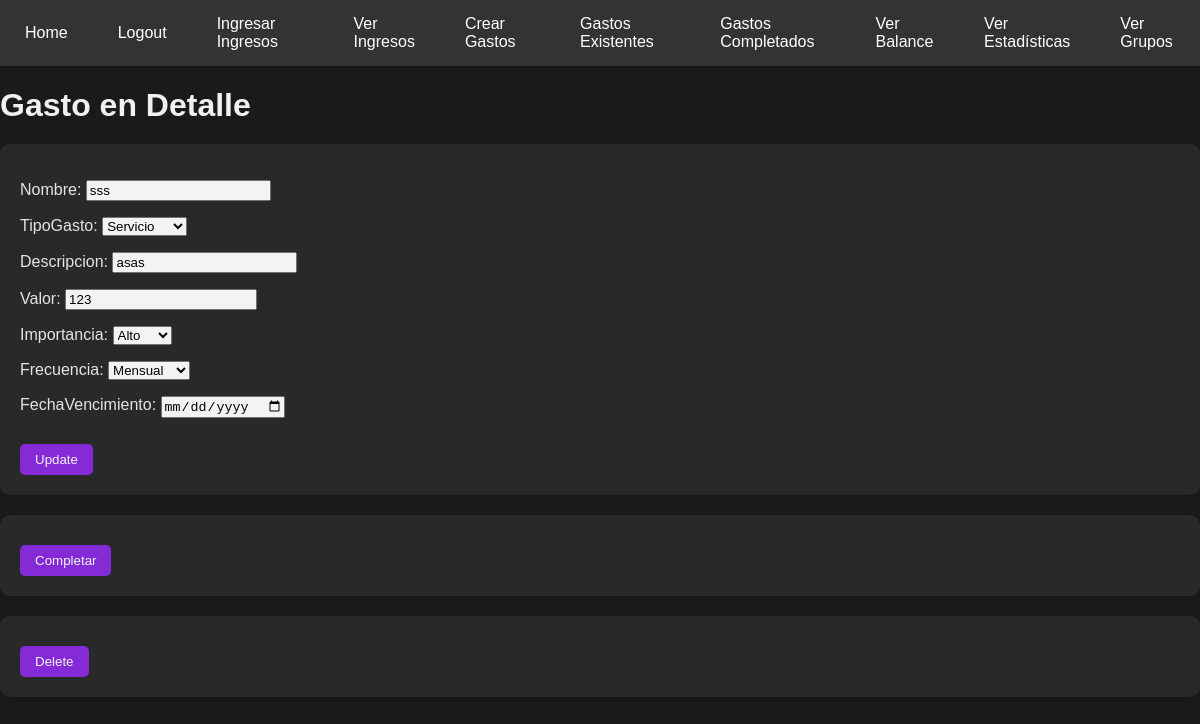
Page /verGastos/1/ (signed in) on the earlier database version.
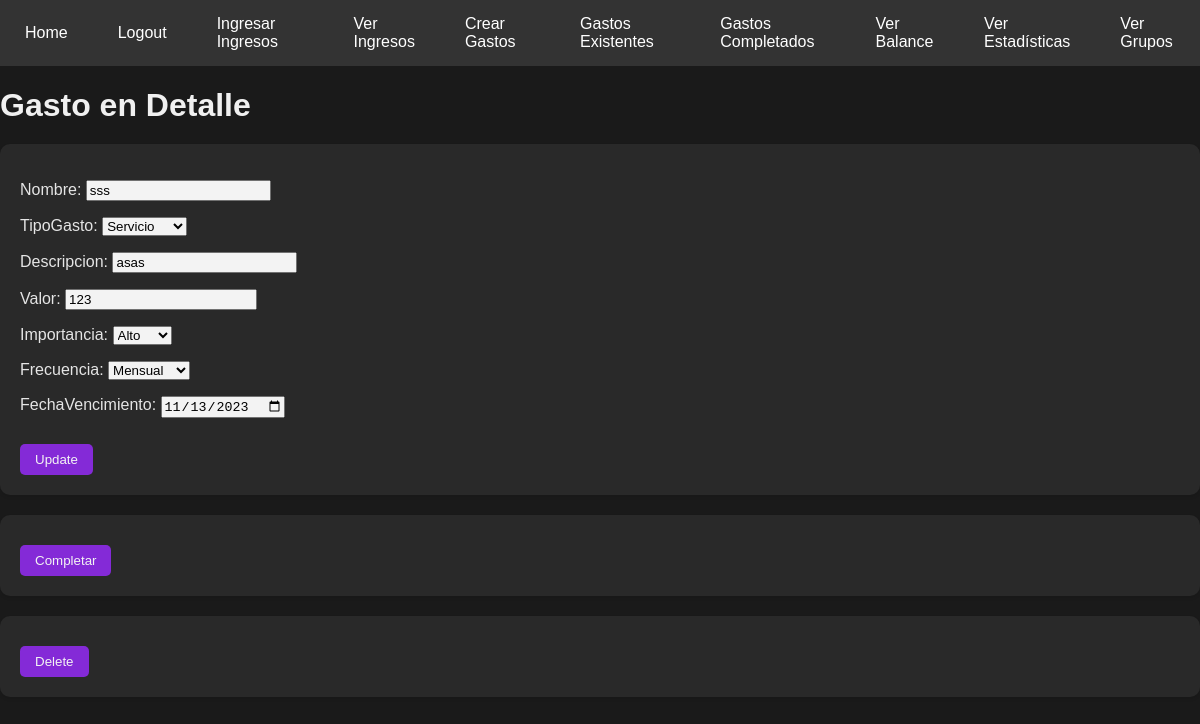
Same page on the later database version.
### tasks/models.py (models this page shows, shortened)
class CrearGasto(models.Model):
    id = models.AutoField(primary_key=True)
    Nombre = models.CharField(max_length=50)
    TIPO_GASTO_CHOICES = [
        ('servicios', 'Servicio'),
        ('deuda', 'Deuda'),
        ('comida', 'Comida'),
        ('hogar', 'Hogar'),
        ('educacion','Educacion'),
        ('ocio','Ocio'),
        ('otros', 'Otros'),
    ]
    TipoGasto = models.CharField(max_length=50, choices=TIPO_GASTO_CHOICES)
    Descripcion = models.CharField(max_length=50)
    Valor = models.BigIntegerField(default=0, blank=True, null=True)
    datecreated = models.DateTimeField(auto_now_add=True)
    datecompleted = models.DateTimeField(null=True)
    IMPORTANCIA_CHOICES = [
        ('alto', 'Alto'),
        ('medio', 'Medio'),
        ('bajo', 'Bajo'),
    ]
    Importancia = models.CharField(max_length=50, choices=IMPORTANCIA_CHOICES, default='medio')
    FRECUENCIA_CHOICES = [
        ('mensual', 'Mensual'),
        ('trimestral', 'Trimestral'),
        ('semestral', 'Semestral'),
        ('unico', 'Único'),
    ]
    Frecuencia = models.CharField(max_length=50, choices=FRECUENCIA_CHOICES, default='unico')
    FechaVencimiento = models.DateField(null=True, blank=True)
    user = models.ForeignKey(User, on_delete=models.CASCADE)

### tasks/views.py (the view, shortened to what this page needs)
# urls.py: path('verGastos/<int:gasto_id>/', views.gastoDetail, name= 'gastoDetail'),
@login_required
def gastoDetail(request, gasto_id):
    if request.method == 'GET':
        crearGasto = get_object_or_404(CrearGasto, pk=gasto_id, user = request.user)
        form = CrearGastoForm(instance = crearGasto)
        return render(request, 'gastoDetail.html' , {'gasto' : crearGasto, 'form' : form})

### tasks/forms.py
class CrearGastoForm(forms.ModelForm):
    FRECUENCIA_CHOICES = [
        ('mensual', 'Mensual'),
        ('trimestral', 'Trimestral'),
        ('semestral', 'Semestral'),
        ('unico', 'Único'),
    ]
    Frecuencia = forms.ChoiceField(choices=FRECUENCIA_CHOICES, required=True, label='Frecuencia')
    class Meta:
        model = CrearGasto
        fields = ['Nombre', 'TipoGasto', 'Descripcion', 'Valor', 'Importancia', 'Frecuencia', 'FechaVencimiento']
        widgets = {
            'FechaVencimiento': forms.DateInput(attrs={'type': 'date'}),  # Utiliza el widget DateInput
        }

### tasks/templates/gastoDetail.html (shortened to what this page needs)
{% extends 'base.html' %}
{% block content %}
<h1>Gasto en Detalle</h1>
<form method="POST">
    {{ form.as_p }}
    <button type="submit">Update</button>
</form>
<form action="{% url 'completeGasto' gasto.id %}" method="POST">
    <button type="submit">Completar</button>
</form>
<form action="{% url 'completeGasto' gasto.id %}" method="POST">
    <button type="submit">Delete</button>
</form>
{% endblock %}

Differences in the rows shown:
changed CrearGasto "sss": FechaVencimiento (not shown) → "11/13/2023"
